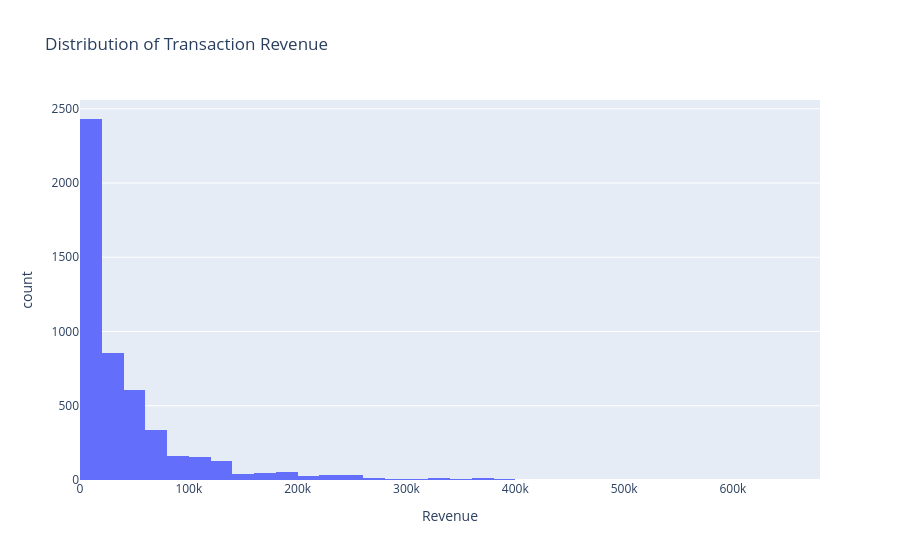

The code cell stored with this chart in its notebook:
### Code cell
fig = px.histogram(
    df,
    x="Revenue",
    nbins=40,
    title="Distribution of Transaction Revenue"
)

fig.show()

### Figure 1 — Plotly figure (JSON) as saved in the notebook; plotly's stock layout.template omitted (floating-point values rounded to 4 significant figures; data arrays with more than 128 entries replaced by an {"elided": "..."} marker saying what was removed)
{"data": [{"bingroup": "x", "hovertemplate": "Revenue=%{x}<br>count=%{y}<extra></extra>", "legendgroup": "", "marker": {"color": "#636efa", "pattern": {"shape": ""}}, "name": "", "nbinsx": 40, "orientation": "v", "showlegend": false, "type": "histogram", "x": {"elided": "5000 float values"}, "xaxis": "x", "yaxis": "y"}], "layout": {"barmode": "relative", "legend": {"tracegroupgap": 0}, "title": {"text": "Distribution of Transaction Revenue"}, "xaxis": {"anchor": "y", "domain": [0, 1], "title": {"text": "Revenue"}}, "yaxis": {"anchor": "x", "domain": [0, 1], "title": {"text": "count"}}}}
